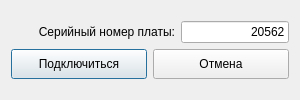
<?xml version="1.0" encoding="UTF-8"?>
<ui version="4.0">
 <class>ConnectToElcus</class>
 <widget class="QDialog" name="ConnectToElcus">
  <property name="geometry">
   <rect>
    <x>0</x>
    <y>0</y>
    <width>300</width>
    <height>100</height>
   </rect>
  </property>
  <property name="minimumSize">
   <size>
    <width>300</width>
    <height>100</height>
   </size>
  </property>
  <property name="maximumSize">
   <size>
    <width>300</width>
    <height>100</height>
   </size>
  </property>
  <property name="windowTitle">
   <string>Введите серийный номер</string>
  </property>
  <layout class="QGridLayout" name="gridLayout">
   <item row="0" column="0">
    <layout class="QVBoxLayout" name="verticalLayout">
     <item>
      <layout class="QHBoxLayout" name="horizontalLayout_18">
       <item>
        <widget class="QLabel" name="l_serNumber">
         <property name="text">
          <string>Серийный номер платы:</string>
         </property>
         <property name="alignment">
          <set>Qt::AlignRight|Qt::AlignTrailing|Qt::AlignVCenter</set>
         </property>
        </widget>
       </item>
       <item>
        <widget class="QLineEdit" name="lE_serNumber">
         <property name="sizePolicy">
          <sizepolicy hsizetype="Maximum" vsizetype="Fixed">
           <horstretch>0</horstretch>
           <verstretch>0</verstretch>
          </sizepolicy>
         </property>
         <property name="text">
          <string>20562</string>
         </property>
         <property name="alignment">
          <set>Qt::AlignRight|Qt::AlignTrailing|Qt::AlignVCenter</set>
         </property>
        </widget>
       </item>
      </layout>
     </item>
     <item>
      <layout class="QHBoxLayout" name="horizontalLayout_17">
       <item>
        <widget class="QPushButton" name="pB_connect">
         <property name="minimumSize">
          <size>
           <width>0</width>
           <height>30</height>
          </size>
         </property>
         <property name="text">
          <string>Подключиться</string>
         </property>
        </widget>
       </item>
       <item>
        <widget class="QPushButton" name="pB_disconnect">
         <property name="enabled">
          <bool>true</bool>
         </property>
         <property name="minimumSize">
          <size>
           <width>0</width>
           <height>30</height>
          </size>
         </property>
         <property name="text">
          <string>Отмена</string>
         </property>
        </widget>
       </item>
      </layout>
     </item>
    </layout>
   </item>
  </layout>
 </widget>
 <resources/>
 <connections>
  <connection>
   <sender>pB_disconnect</sender>
   <signal>clicked()</signal>
   <receiver>ConnectToElcus</receiver>
   <slot>close()</slot>
   <hints>
    <hint type="sourcelabel">
     <x>189</x>
     <y>78</y>
    </hint>
    <hint type="destinationlabel">
     <x>113</x>
     <y>53</y>
    </hint>
   </hints>
  </connection>
 </connections>
</ui>
